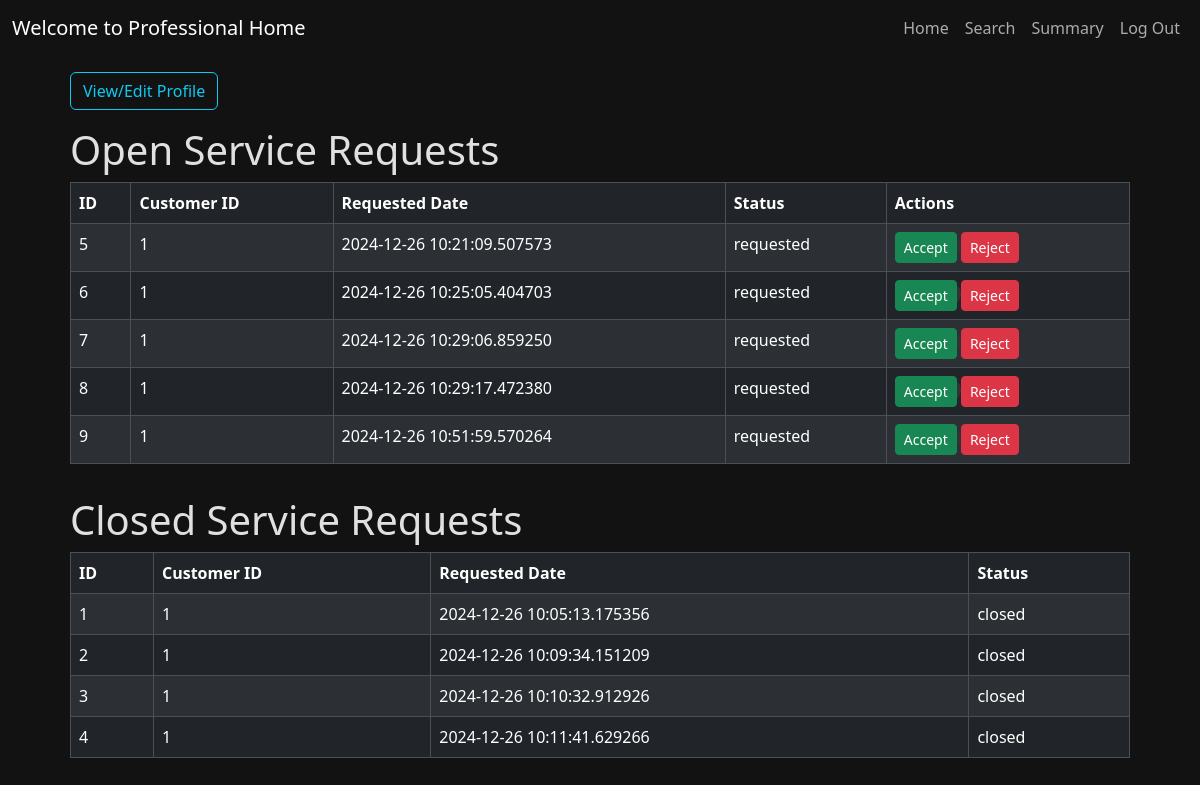
The app's page /home/professional (signed in) with its own data.
### models.py (models this page shows)
class ServiceRequest(db.Model):
    id = db.Column(db.Integer, primary_key=True, autoincrement=True)
    service_id = db.Column(db.Integer, ForeignKey('service.id', ondelete="CASCADE"), nullable=False )
    customer_id = db.Column(db.Integer, ForeignKey('customer.id', ondelete="CASCADE"), nullable=False)
    professional_id = db.Column(db.Integer, ForeignKey('professional.id', ondelete="CASCADE"), nullable=False)
    date_of_request = db.Column(db.DateTime(timezone=True), default=datetime.now, nullable=False)
    date_of_completion = db.Column(db.DateTime(timezone=True), nullable=True)
    service_status = db.Column(db.String(100), default='Requested', nullable=False)
    ratings = db.Column(db.Integer, nullable=True)
    remarks = db.Column(db.Text, nullable=True)

### routes.py (the view)
    @app.route('/home/professional')
    @login_required
    def professional_home():
        professional_id= Professional.query.filter_by(login_id = current_user.id).first().id
        professional = Professional.query.get_or_404(professional_id)
        open_requests = ServiceRequest.query.filter_by(professional_id=professional_id, service_status='requested').all()
        closed_requests = ServiceRequest.query.filter(ServiceRequest.professional_id==professional_id, ServiceRequest.service_status.in_(['assigned', 'closed'])).all()
        return render_template(
            "professional_home.html",
            open_requests = open_requests,
            closed_requests = closed_requests,
            professional = professional
        )

### app.py (called while the page is built)
def create_app():
    app = Flask(__name__,template_folder='templates',static_folder='static',static_url_path='/')
    app.config['SECRET_KEY'] = '8f42a73054b1749f8f58848be5e6502c'
    app.config['SQLALCHEMY_DATABASE_URI'] = 'sqlite:///database.sqlite3'
    from models import Login,Admin,Professional,Customer,Service,ServiceRequest
    db.init_app(app)
    with app.app_context():
        db.create_all()
        from routes import create_admin_user
        create_admin_user(db)
    migrate=Migrate(app,db)
    login_manager = LoginManager()
    login_manager.login_view = 'login'
    login_manager.init_app(app)
    @login_manager.user_loader
    def load_user(id):
        return Login.query.get(id)
    from routes import register_routes
    register_routes(app,db)
    return app

### templates/professional_home.html (shortened to what this page needs)
{% extends "base2.html" %}
{%block nav_title%}Professional Home{%endblock%}
{% block content %}
<section class="m-3">
    <div class="container">
        <button type="button" class="btn btn-outline-info mb-3" data-bs-toggle="modal"
            data-bs-target="#profileModal">View/Edit Profile</button>
        <h1>Open Service Requests</h1>
        <div class="table-responsive">
            <table class="table  table-striped table-bordered table-hover">
                <thead>
                    <tr>
                        <th scope="col">ID</th>
                        <th scope="col">Customer ID</th>
                        <th scope="col">Requested Date</th>
                        <th scope="col">Status</th>
                        <th scope="col">Actions</th>
                    </tr>
                </thead>
                <tbody>
                    {% for request in open_requests %}
                    <tr>
                        <td>{{ request.id }}</td>
                        <td>{{ request.customer_id }}</td>
                        <td>{{ request.date_of_request }}</td>
                        <td>{{ request.service_status }}</td>
                        <td>
                            <form method="POST" action="{{ url_for('accept_service_request',request_id=request.id) }}"
                                style="display:inline">
                                <button type="submit" class="btn btn-success btn-sm">Accept</button>
                            </form>
                            <form method="POST" action="{{ url_for('reject_service_request',request_id=request.id) }}"
                                style="display:inline">
                                <button type="submit" class="btn btn-danger btn-sm">Reject</button>
                            </form>
                        </td>
                    </tr>
                    {% endfor %}
                </tbody>
            </table>
        </div>
    </div>
</section>
<section class="m-3">
    <div class="container">
        <h1>Closed Service Requests</h1>
        <div class="table-responsive">
            <table class="table  table-striped table-bordered table-hover">
                <thead>
                    <tr>
                        <th scope="col">ID</th>
                        <th scope="col">Customer ID</th>
                        <th scope="col">Requested Date</th>
                        <th scope="col">Status</th>
                    </tr>
                </thead>
                <tbody>
                    {% for request in closed_requests %}
                    <tr>
                        <td>{{ request.id }}</td>
                        <td>{{ request.customer_id }}</td>
                        <td>{{ request.date_of_request }}</td>
                        <td>{{ request.service_status }}</td>
                    </tr>
                    {% endfor %}
                </tbody>
            </table>
        </div>
    </div>
</section>
{% endblock %}

### static/main2.css (style rules this page uses)
html, body { height: 100%; margin: 0; }
form { background-color: #333; width: 600px; border-radius: 15px; margin-top: 10px; }
body { background-color: #121212; color: #e0e0e0; }

### records on screen
ServiceRequest: id "5", customer_id "1", date_of_request "2024-12-26 10:21:09.507573", service_status "requested"
ServiceRequest: id "6", customer_id "1", date_of_request "2024-12-26 10:25:05.404703", service_status "requested"
ServiceRequest: id "7", customer_id "1", date_of_request "2024-12-26 10:29:06.859250", service_status "requested"
ServiceRequest: id "8", customer_id "1", date_of_request "2024-12-26 10:29:17.472380", service_status "requested"
ServiceRequest: id "9", customer_id "1", date_of_request "2024-12-26 10:51:59.570264", service_status "requested"
ServiceRequest: id "1", customer_id "1", date_of_request "2024-12-26 10:05:13.175356", service_status "closed"
ServiceRequest: id "2", customer_id "1", date_of_request "2024-12-26 10:09:34.151209", service_status "closed"
ServiceRequest: id "3", customer_id "1", date_of_request "2024-12-26 10:10:32.912926", service_status "closed"
ServiceRequest: id "4", customer_id "1", date_of_request "2024-12-26 10:11:41.629266", service_status "closed"
